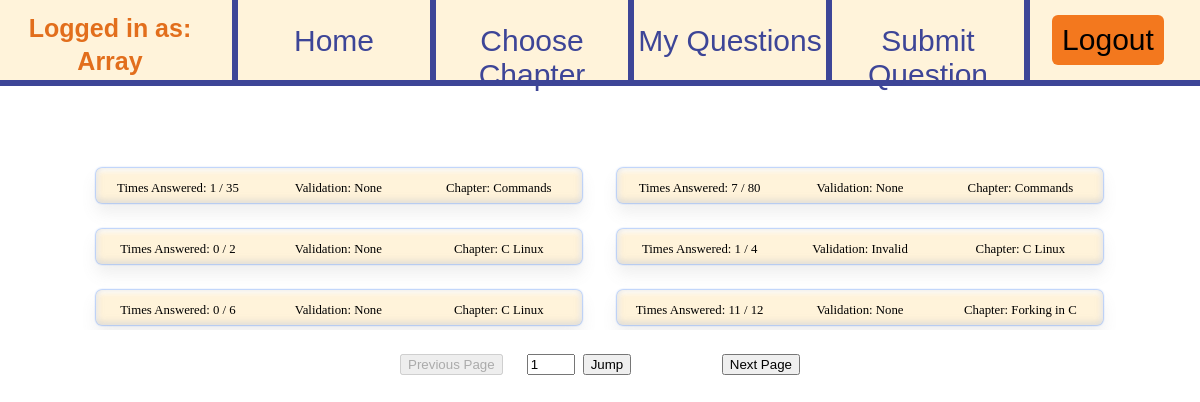
/mvc/public/view_questions (signed in), run on the app's committed database.
### tables this page shows
CREATE TABLE `questions` (
  `id` int(11) NOT NULL,
  `user_id` int(11) NOT NULL,
  `chapter_id` int(11) NOT NULL,
  `status` varchar(50) NOT NULL,
  `date_created` date NOT NULL,
  `all_answers` int(11) NOT NULL DEFAULT '0',
  `right_answers` int(11) NOT NULL DEFAULT '0',
  `validation` varchar(20) NOT NULL DEFAULT 'Unvalidated',
  `reports_nr` int(11) NOT NULL DEFAULT '0'
);

CREATE TABLE `chapters` (
  `id` int(11) NOT NULL,
  `name` varchar(50) NOT NULL,
  `description` varchar(150) NOT NULL,
  `status` varchar(20) NOT NULL
);

### mvc/app/core/App.php (called while the page is built, shortened)
<?php
class App
{
    protected $method = 'index';
    public function __construct()
    {
        $url = $this->parseUrl();
        if(file_exists('../app/controllers/' . $url[0] . '.php'))
        {
            unset($url[0]);
        }
        $this->controller = new $this->controller;
        $this->params = $url ? array_values ($url) : [];
        call_user_func_array([$this->controller, $this->method], $this->params);
    }
    public function parseUrl()
    {
        if(isset($_GET['url']))
        {
            return $url = explode('/',filter_var(rtrim($_GET['url'],'/'), FILTER_SANITIZE_URL));
        }
    }
}

### mvc/public/index.php (called while the page is built, shortened)
<?php
require_once '../app/core/Controller.php';
$app=new App;

### mvc/app/core/Controller.php (called while the page is built, shortened)
<?php
class Controller
{
    protected function view($view, $data = false)
    {
        require_once '../app/views/' . $view . '.php';
    }
    protected function check_login(){
        $this->session_user_id=$_SESSION['user_id'];
        $this->session_is_admin=$_SESSION['is_admin'];
    }
    protected function session_extract($session_variable_name,$unset=false){
        if(isset($_SESSION[$session_variable_name])==true){
            $variable=$_SESSION[$session_variable_name];
        }else{
            $variable="";
        }
        return $variable;
    }
}

### mvc/app/controllers/view_questions.php (the view, shortened to what this page needs)
<?php
class View_Questions extends Controller
{
    private $questions,$questions_nr;
    private $chapters,$chapters_nr;
    private $page_controls;
    public function index($page='test')
    {
        $this->generate_page_controls();
        $this->get_questions();
        $this->view('home/view_questions',['questions' => $this->questions,'questions_nr' => $this->questions_nr,'chapters' => $this->chapters,'chapters_nr'=>$this->chapters_nr, 'page_controls' =>$this->page_controls]);
    }
    private function get_questions(){
        $question_posted=$this->session_extract("criteria_posted");
        $search_user=$this->session_extract("criteria_user");
        $search_chapter=$this->session_extract("criteria_chapter");
        $search_validation=$this->session_extract("criteria_validation");
        $sort_criterion=$this->session_extract("criteria_sort");
        $chapter_posted=" ";
        $config=$this->model('JSONConfig');
        $db_host=$config->get('db','host');
        $db_user=$config->get('db','user');
        $db_pass=$config->get('db','pass');
        $db_name=$config->get('db','name');
        $db_connection=$this->model('DBConnection');
        $link=$db_connection->connect($db_host,$db_user,$db_pass,$db_name);
        if($this->session_is_admin==false){
            $chapter_posted="AND c.status='posted'";
            $search_user="AND q.`user_id`=" . (string)$this->session_user_id;
            $search_chapter=" ";
        }
        $qurery="SELECT q.id,q.`chapter_id`,q.all_answers,q.right_answers,q.`validation`,c.name,u.user_name,q.date_created,q.reports_nr FROM questions q JOIN chapters c ON q.chapter_id=c.id JOIN users u ON q.user_id=u.id WHERE 1=1 " . $chapter_posted . " " . $search_user .  " " . $question_posted . " " . $search_chapter . " " . $search_validation . " " . $sort_criterion;
        $sql=$link->prepare($qurery);
        $sql->execute();
        $sql->bind_result($question_id,$chapter_id,$all_answers,$right_answers,$validation,$chapter_name,$user_name,$date_submitted,$reports_nr);
        $this->questions_nr=0;
        $config=$this->model('JSONConfig');
        $app_local_path=$config->get('app','local_path');
        while($sql->fetch() && $this->questions_nr<self::QUESTIONS_PER_PAGE){
            $question_text=$question_text_aux=null;
            exec('cat ' . $app_local_path . '/mvc/app/questions/' . (string)$question_id . '.text',$question_text_aux);
            $question_text=$this->build_string_from_array($question_text_aux);
            $question_text=$this->replace_html_special_characters($question_text);
            if($this->session_is_admin==false){
                $this->questions[$this->questions_nr]=   "<a class='question' href='chapter_" . (string)$chapter_id . "_view_question/" . $question_id . "'>
                                                                    <p class='text'>" . $question_text . "</p>
                                                                    <p class='details'> Times Answered: " . $right_answers . " / " .  $all_answers . "</p>
                                                                    <p class='details'> Validation: " . $validation . "</p>
                                                                    <p class='details'> Chapter: " . $chapter_name . "</p>
                                                            </a>";
            }
            $this->questions_nr=$this->questions_nr+1;
        }
    }
    private function get_chapters(){
        if($this->session_is_admin==false){
            $this->chapters="";
            $this->chapters_nr=0;
            return 0;
        }
        $this->chapters_nr=1;
        $this->chapters[0]='<option value="all">All</option>';
    }
    private function generate_page_controls(){
        $question_posted=$this->session_extract("criteria_posted");
        $search_user=$this->session_extract("criteria_user");
        $search_chapter=$this->session_extract("criteria_chapter");
        $search_validation=$this->session_extract("criteria_validation");
        $chapter_posted=" ";
        $config=$this->model('JSONConfig');
        $db_host=$config->get('db','host');
        $db_user=$config->get('db','user');
        $db_pass=$config->get('db','pass');
        $db_name=$config->get('db','name');
        $db_connection=$this->model('DBConnection');
        $link=$db_connection->connect($db_host,$db_user,$db_pass,$db_name);
        if($this->session_is_admin==false){
            $chapter_posted="AND c.`status`='posted'";
            $search_user="AND q.`user_id`=" . (string)$this->session_user_id;
            $search_chapter=" ";
        }
        $qurery="SELECT COUNT(q.id) FROM questions q JOIN chapters c ON q.chapter_id=c.id JOIN users u ON q.user_id=u.id WHERE 1=1 ". $chapter_posted. " " . $search_user .  " " . $question_posted . " " . $search_chapter . " " . $search_validation;
        $sql=$link->prepare($qurery);
        $sql->execute();
        $sql->bind_result($questions_total);
        $this->page_controls='<div class="pageNumber">
            <div class="controls">
                <form class="pageNumberPrevious" action="view_questions/' . (string)($_SESSION["questions_page"]-1) . '" method="POST">';
        if($_SESSION["questions_page"]>1){
            $this->page_controls=$this->page_controls . '<input type="submit" value="Previous Page"/>';
        }else{
            $this->page_controls=$this->page_controls . '<input type="submit" value="Previous Page" disabled/>';
        }
        $this->page_controls=$this->page_controls . '</form>
                <form class="pageNumberValue" action="view_questions/jump_to_page" method="POST">
                    <input type="number" min="1" max="' . (string)intval($questions_total/self::QUESTIONS_PER_PAGE+1) . '"name="number_field" value="' . (string)$_SESSION["questions_page"] . '" required/>
                    <input type="submit" value="Jump"/>
                </form>
                <form class="pageNumberNext" action="view_questions/' . (string)($_SESSION["questions_page"]+1) . '" method="POST">';
        if(intval($questions_total/self::QUESTIONS_PER_PAGE) - $_SESSION["questions_page"]>=0){
            $this->page_controls=$this->page_controls . '<input type="submit" value="Next Page"/>';
        }else{
            $this->page_controls=$this->page_controls . '<input type="submit" value="Next Page" disabled/>';
        }
        $this->page_controls=$this->page_controls .'</form>
            </div>
        </div>';
    }
}

### mvc/app/views/home/view_questions.php (shortened to what this page needs)
<!DOCTYPE html>
<html lang="en">
<head>
    <link rel="stylesheet" href="resources/stylesheets/header.css" type="text/css" />
    <link rel="stylesheet" href="resources/stylesheets/view_questions.css" type="text/css" />
    </head>
<body>
<?php
    include "header.php"
?>
    <div class="questionsBox">
        <?php
            for($i=0;$i<$data['questions_nr'];$i++){
                echo $data['questions'][$i];
            }
        ?>
    </div>
    <?php echo $data['page_controls'];
    ?>
</body>
</html>

### mvc/app/views/home/header.php
<header>
    <p class="user">Logged in as: <?php echo $_SESSION["user"];?></p>
    <a href="home" class="btnHome">Home</a>
    <a href="choose_chapter" class="btnChooseChapter">Choose Chapter</a>
    <a href="view_questions/1" class="btnMyQuestions"><?php echo $_SESSION['is_admin']==true ? "All Questions" :  "My Questions";?></a>
    <a href="submit_question" class="btnSubmitQuestion">Submit Question</a>
    <a href="logout" class="btnLogout">Logout</a>
</header>

### mvc/public/resources/stylesheets/header.css (style rules this page uses)
header { background-color: #fff3da; width: 100%; height: 80px; border-bottom-color: #3D4597; border-bottom-width: 6px; border-bottom-style: solid; }
header .btnLogout { font-family: Arial, Helvetica, sans-serif; font-size: 30px; text-align: center; color: black; background-color: #F3781E; border-radius: 6px; margin-top: 15px; margin-right: 3%; width: 8%; text-decoration: none; padding: 8px; float: right; }
header .user { font-family: Arial, Helvetica, sans-serif; font-weight: bold; font-size: 25px; text-align: center; line-height: 1.3; width: 15%; height: 56px; color: rgb(226, 110, 28); margin:12px; margin-left: 20px; float: left; }
header .btnHome { font-family: Arial, Helvetica, sans-serif; font-size: 30px; text-align: center; text-decoration: none; padding-top: 24px; width: 16%; height: 56px; color: #3D4597; margin-left: 20px; border-right-color: #3D4597; border-right-width: 6px; border-right-style: solid; border-left-color: #3D4597; border-left-width: 6px; border-left-style: solid; float: left; }
header .btnChooseChapter { font-family: Arial, Helvetica, sans-serif; font-size: 30px; text-align: center; text-decoration: none; padding-top: 24px; width: 16%; height: 56px; color: #3D4597; border-right-color: #3D4597; border-right-width: 6px; border-right-style: solid; float: left; }
header .btnMyQuestions { font-family: Arial, Helvetica, sans-serif; font-size: 30px; text-align: center; text-decoration: none; padding-top: 24px; width: 16%; height: 56px; color: #3D4597; border-right-color: #3D4597; border-right-width: 6px; border-right-style: solid; float: left; }
header .btnSubmitQuestion { font-family: Arial, Helvetica, sans-serif; font-size: 30px; text-align: center; text-decoration: none; padding-top: 24px; width: 16%; height: 56px; color: #3D4597; border-right-color: #3D4597; border-right-width: 6px; border-right-style: solid; float: left; }

### mvc/public/resources/stylesheets/view_questions.css (style rules this page uses)
.questionsBox { width: 90%; overflow: hidden; box-sizing: border-box; margin-left: auto; margin-right: auto; margin-top:5%; }
.questionsBox .question { text-align: center; background-color: #fff3da; padding: 0.2%; width: 45%; margin-left: 3.3%; margin-top: 2%; margin-bottom: 0.4%; box-sizing: border-box; border-radius: 6px; box-shadow: 0 0px 2px 0 #1d67f0, 0 10px 15px 0 rgba(126, 126, 126, 0.12), 0 -2px 6px 1px rgba(199, 199, 199, 0.55) inset, 0 2px 4px 2px rgba(255, 255, 255, 0.83) inset; text-decoration: none; float: left; }
.questionsBox .question .details { color: black; font-size: 80%; text-decoration: none; margin-top:-1%; margin-bottom:1%; float: left; width: 33.3%; }
.pageNumber { margin-top: 2%; }
.pageNumber .controls { width: 400px; height: 35px; margin-left: auto; margin-right: auto; }
.pageNumber form { float: left; }
.pageNumber .pageNumberValue { width: 140px; }
.pageNumber form input[type="number"] { width: 40px; margin-right: 4px; }
.pageNumber .pageNumberPrevious { float: left; margin-right: 24px; }
.pageNumber .pageNumberNext { float: right; }

### data on the page
questions: right_answers "1", all_answers "35", validation "None"
chapters: name "Commands"
questions: right_answers "7", all_answers "80", validation "None"
questions: right_answers "0", all_answers "2", validation "None"
chapters: name "C Linux"
questions: right_answers "1", all_answers "4", validation "Invalid"
questions: right_answers "0", all_answers "6", validation "None"
questions: right_answers "11", all_answers "12", validation "None"
chapters: name "Forking in C"

### other printed values
$_SESSION["user"] "Array"
